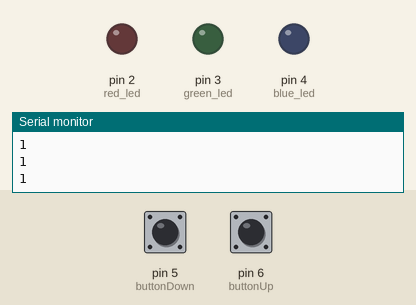
The sketch below on a simulated Arduino Uno, built with avr-gcc and run on an emulated ATmega328P. On the bench: output pins drawn as LEDs (lit = HIGH), the last lines printed to the serial monitor. Dashed ring = blinking. Inputs (shaded band) come from the test bench; at power-on: pin 5 (buttonDown) LOW, pin 6 (buttonUp) LOW.

Above: at 1.2 s.
1.3 s: pin 5 (buttonDown) pulled HIGH for 1 s
At 3.7 s:
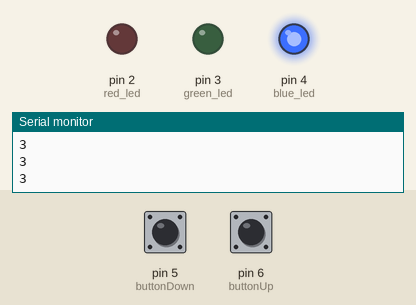
4.3 s: pin 6 (buttonUp) pulled HIGH for 3.2 s
At 4.48 s:
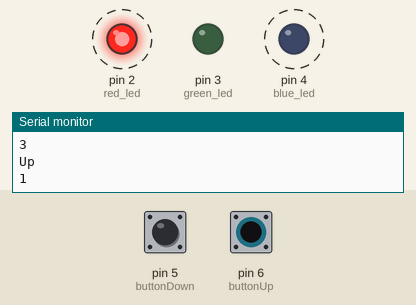
9.0 s: pin 6 (buttonUp) pulled HIGH for 0.15 s
At 10.2 s:
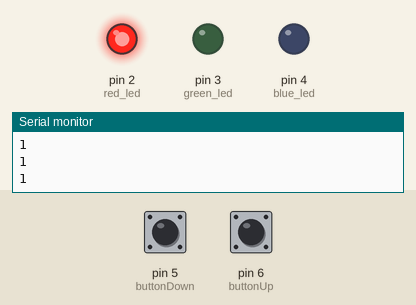
10.6 s: pin 6 (buttonUp) pulled HIGH for 1 s
At 12.9 s:
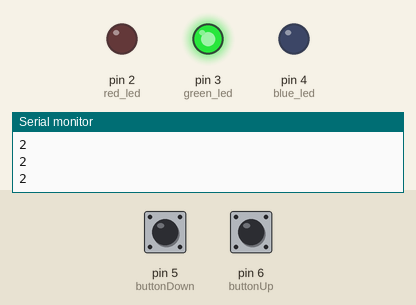
Timing chart, 0 to 14.4 s (numbered marks = the images above; inputs shaded):
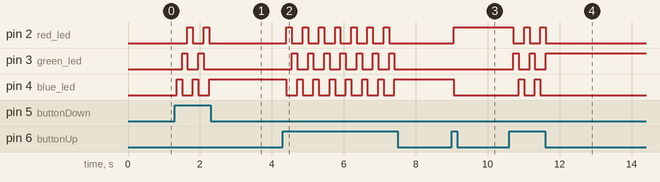

The sketch:

Cycle.ino
```cpp
int red_led = 2;
int green_led = 3;
int blue_led = 4;
int buttonUp = 6;
int buttonDown = 5;

int buttonStateDown = 0;
int lastButtonStateDown = 0;
int pressCountDown = 0;
int lastPressCountDown = 0;

int buttonStateUp = 0;
int lastButtonStateUp = 0;
int lastPressCountUp = 0;
int pressCountUp = 0;

int lastLed = 1;

//RED = 0
//GREEN = 1
//BLUE = 2

void setup() {
  pinMode(red_led, OUTPUT);
  pinMode(green_led, OUTPUT);
  pinMode(blue_led, OUTPUT);

  pinMode(buttonUp, INPUT);
  pinMode(buttonDown, INPUT);

  Serial.begin(1200);
}


void loop() {

  buttonStateDown = digitalRead(buttonDown);

  if (buttonStateDown != lastButtonStateDown) {
     if (buttonStateDown = 1) {
       pressCountDown++;
     }
     delay(50);
  }

  buttonStateUp = digitalRead(buttonUp);

  if (buttonStateUp != lastButtonStateUp) {
     if (buttonStateUp = 1) {
       pressCountUp++;
     }
     delay(50);
  }

  if (lastPressCountUp < pressCountUp && lastPressCountDown >= lastPressCountDown) {
     Serial.println("Up");
     if (lastLed == 1) {
       digitalWrite(red_led, LOW);
       digitalWrite(green_led, HIGH);
       digitalWrite(blue_led, LOW);
       lastLed = 2;
     } else if (lastLed == 2) {
       digitalWrite(red_led, LOW);
       digitalWrite(green_led, LOW);
       digitalWrite(blue_led, HIGH);
       lastLed = 3;
     } else if (lastLed == 3) {
       digitalWrite(red_led, HIGH);
       digitalWrite(green_led, LOW);
       digitalWrite(blue_led, LOW);
       lastLed = 1;
     }
  }
  if (lastPressCountDown < pressCountDown && lastPressCountUp >= lastPressCountUp) {
    Serial.println("Down");
    if (lastLed == 1) {
       digitalWrite(red_led, LOW);
       digitalWrite(green_led, LOW);
       digitalWrite(blue_led, HIGH);
       lastLed = 3;
     } else if (lastLed == 2) {
       digitalWrite(red_led, HIGH);
       digitalWrite(green_led, LOW);
       digitalWrite(blue_led, LOW);
       lastLed = 1;
     } else if (lastLed == 3) {
       digitalWrite(red_led, LOW);
       digitalWrite(green_led, HIGH);
       digitalWrite(blue_led, LOW);
       lastLed = 2;
     }
   }
  Serial.println(lastLed);
  lastPressCountUp = pressCountUp;
  lastPressCountDown = pressCountDown;
  delay(100);
}
```

Measured:
- after the input at 1.3 s, pin 2 (red_led): alternates HIGH for 0.15 s and LOW for 0.30 s, 4 changes in all, then stays LOW, starting after 0.35 s; pin 3 (green_led): alternates HIGH for 0.15 s and LOW for 0.30 s, 4 changes in all, then stays LOW, starting after 0.20 s
- after the input at 4.3 s, pin 2 (red_led): alternates HIGH for 0.15 s and LOW for 0.30 s, 14 changes in all, then stays LOW, starting after 0.10 s; pin 3 (green_led): alternates HIGH for 0.15 s and LOW for 0.30 s, 14 changes in all, then stays LOW, starting after 0.26 s
- after the input at 9.0 s, pin 2 (red_led): LOW → HIGH after 0.06 s; pin 4 (blue_led): HIGH → LOW after 0.06 s
- after the input at 10.6 s, pin 2 (red_led): alternates HIGH for 0.15 s and LOW for 0.30 s, 5 changes in all, then stays LOW, starting after 0.11 s; pin 3 (green_led): alternates HIGH for 0.15 s and LOW for 0.30 s, 5 changes in all, then stays HIGH, starting after 0.11 s
